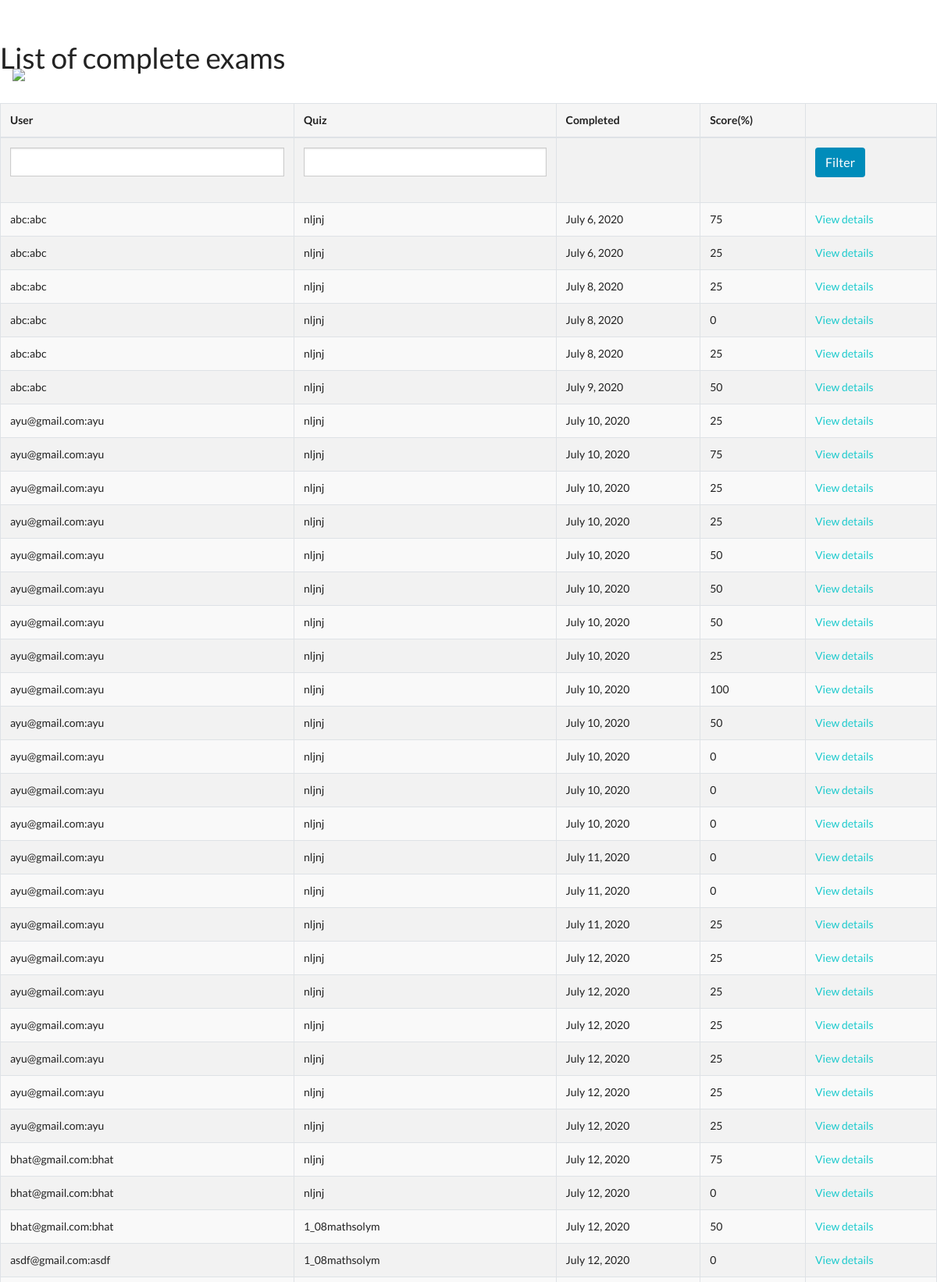
The page /marking/ (signed in, upper part) on the database its author committed.
### quiz/models.py (models this page shows, shortened)
class Sitting(models.Model):
    user = models.ForeignKey(settings.AUTH_USER_MODEL, verbose_name=_("Student"), on_delete=models.CASCADE)
    quiz = models.ForeignKey(Quiz, verbose_name=_("Quiz"), on_delete=models.CASCADE)
    question_order = models.CharField(validators=[validate_comma_separated_integer_list],
        max_length=1024, verbose_name=_("Question Order"))
    question_list = models.CharField(validators=[validate_comma_separated_integer_list],
        max_length=1024, verbose_name=_("Question List"))
    incorrect_questions = models.CharField(validators=[validate_comma_separated_integer_list],
        max_length=1024, blank=True, verbose_name=_("Incorrect questions"))
    current_score = models.IntegerField(verbose_name=_("Current Score"))
    complete = models.BooleanField(default=False, blank=False,
                                   verbose_name=_("Complete"))
    user_answers = models.TextField(blank=True, default='{}',
                                    verbose_name=_("User Answers"))
    start = models.DateTimeField(auto_now_add=True,
                                 verbose_name=_("Start"))
    end = models.DateTimeField(null=True, blank=True, verbose_name=_("End"))
    objects = SittingManager()
    class Meta:
        permissions = (("view_sittings", _("Can see completed exams.")),)
    def _question_ids(self):
        return [int(n) for n in self.question_order.split(',') if n]
    @property
    def get_percent_correct(self):
        dividend = float(self.current_score)
        divisor = len(self._question_ids())
        if divisor < 1:
            return 0
        if dividend > divisor:
            return 100
        correct = int(round((dividend / divisor) * 100))
        if correct >= 1:
            return correct
        else:
            return 0

class Student(AbstractUser):
    id=models.AutoField(primary_key=True)
    ref_code = models.CharField(default="000",max_length=20)
    parent_name = models.CharField(max_length=50)
    dob = models.DateField(null=True)
    country = CountryField()
    address = models.CharField(null=False,max_length=100,default="lane")
    street=models.CharField(max_length=250,default="")
    state= models.CharField(max_length=150,default="")
    school=models.CharField(max_length=100,null=False,default="abc")
    school_state = models.CharField(max_length=100,null=False,default="abc")
    school_address=models.CharField(max_length=100,null=False,default="abc")
    school_city=models.CharField(max_length=100,null=False,default="abc")
    pincode = models.IntegerField(null=False, default=0)
    number = models.IntegerField(null=False, default=0)
    standard = models.CharField(null=False, max_length=10,default=1)
    email = models.CharField(max_length=150, null=False,unique=True)
    email_confirmed = models.BooleanField(default=False)
    first_name = models.CharField(null=False,max_length=150,default="abc")
    last_name= models.CharField(max_length=150)
    mathsolym=models.BooleanField(default=False,null=True)
    scienceolym=models.BooleanField(default=False,null=True)
    englisholym=models.BooleanField(default=False,null=True)
    reasoningolym=models.BooleanField(default=False,null=True)
    cyberolym=models.BooleanField(default=False,null=True)
    generalolym=models.BooleanField(default=False,null=True)
    order_number = models.IntegerField(null=True, default=0)
    final_mathsolym=models.BooleanField(default=False,null=True)
    final_scienceolym=models.BooleanField(default=False,null=True)
    final_englisholym=models.BooleanField(default=False,null=True)
    final_reasoningolym=models.BooleanField(default=False,null=True)
    final_cyberolym=models.BooleanField(default=False,null=True)
    final_generalolym=models.BooleanField(default=False,null= True)
    mathquiz = models.CharField(max_length=100,null=True,default="nil")
    sciencequiz = models.CharField(max_length=100,null=True,default="nil")
    gkquiz = models.CharField(max_length=100,null=True,default="nil")
    cyberquiz = models.CharField(max_length=100,null=True,default="nil")
    reasoningquiz = models.CharField(max_length=100,null=True,default="nil")
    englishquiz = models.CharField(max_length=100,null=True,default="nil")
    mathtime = models.CharField(max_length=100,null=True,default="nil")
    sciencetime = models.CharField(max_length=100,null=True,default="nil")
    gktime = models.CharField(max_length=100,null=True,default="nil")
    cybertime = models.CharField(max_length=100,null=True,default="nil")
    reasoningtime = models.CharField(max_length=100,null=True,default="nil")
    englishtime = models.CharField(max_length=100,null=True,default="nil")
    quiz_to_change = models.CharField(max_length=100,null=True,default="nil")
    idproof = models.ImageField(upload_to='idproof',blank=True,null=True)
    idproof_date=models.CharField(max_length=50,default=None,null=True)
    marksheet = models.ImageField(upload_to='marksheet',
                               blank=True,
                               null=True,
                               )
    marksheet_date=models.CharField(max_length=50,default=None,null=True)
    photograph = models.ImageField(upload_to='photo',
                               blank=True,
                               null=True,
                               )
    photograph_date=models.CharField(max_length=50,default=None,null=True)
    USERNAME_FIELD = 'username'
    REQUIRED_FIELDS = ['email']
    def __str__(self):
        return str(str(self.email)+":"+self.username)

class Quiz(models.Model):
    title = models.CharField(
        verbose_name=_("Title"),
        max_length=60, blank=False)
    url = models.SlugField(
        max_length=60, blank=False,
        help_text=_("a user friendly url"),
        verbose_name=_("user friendly url"))
    category = models.ForeignKey(
        Category, null=True, blank=True,
        verbose_name=_("Category"), on_delete=models.CASCADE)
    standard = models.ForeignKey(
            Standard, null=True, blank=True,
            verbose_name=_("Standard"), on_delete=models.CASCADE)
    random_order = models.BooleanField(
        blank=False, default=False,
        verbose_name=_("Random Order"),
        help_text=_("Display the questions in "
                    "a random order or as they "
                    "are set?"))
    max_questions = models.PositiveIntegerField(
        blank=True, null=True, verbose_name=_("Max Questions"),
        help_text=_("Number of questions to be answered on each attempt."))
    answers_at_end = models.BooleanField(
        blank=False, default=False,
        help_text=_("Correct answer is NOT shown after question."
                    " Answers displayed at the end."),
        verbose_name=_("Answers at end"))
    exam_paper = models.BooleanField(
        blank=False, default=False,
        help_text=_("If yes, the result of each"
                    " attempt by a user will be"
                    " stored. Necessary for marking."),
        verbose_name=_("Exam Paper"))
    single_attempt = models.BooleanField(
        blank=False, default=False,
        help_text=_("If yes, only one attempt by"
                    " a user will be permitted."
                    " Non users cannot sit this exam."),
        verbose_name=_("Single Attempt"))
    pass_mark = models.SmallIntegerField(
        blank=True, default=0,
        verbose_name=_("Pass Mark"),
        help_text=_("Percentage required to pass exam."),
        validators=[MaxValueValidator(100)])
    draft = models.BooleanField(
        blank=True, default=False,
        verbose_name=_("Draft"),
        help_text=_("If yes, the quiz is not displayed"
                    " in the quiz list and can only be"
                    " taken by users who can edit"
                    " quizzes."))
    ispaid =  models.BooleanField(blank=True, default=False, help_text=_("If yes, than  quiz is subscribed by user"))
    ispaid_final =  models.BooleanField(blank=True, default=False, help_text=_("If yes, than  quiz is subscribed by user"))
    class Meta:
        verbose_name = _("Quiz")
        verbose_name_plural = _("Quizzes")
    def __str__(self):
        return self.title

### quiz/views.py (the view)
class QuizMarkingList(QuizMarkerMixin, SittingFilterTitleMixin, ListView):
    model = Sitting
    def get_queryset(self):
        queryset = super(QuizMarkingList, self).get_queryset()\
                                               .filter(complete=True)
        user_filter = self.request.GET.get('user_filter')
        if user_filter:
            queryset = queryset.filter(user__username__icontains=user_filter)
        return queryset
    class Meta:
        pass

### quiz/views.py (called while the page is built)
    @method_decorator(login_required)
    @method_decorator(permission_required('quiz.view_sittings'))
    def dispatch(self, *args, **kwargs):
        return super(QuizMarkerMixin, self).dispatch(*args, **kwargs)

    def get_queryset(self):
        queryset = super(SittingFilterTitleMixin, self).get_queryset()
        quiz_filter = self.request.GET.get('quiz_filter')
        if quiz_filter:
            queryset = queryset.filter(quiz__title__icontains=quiz_filter)
        return queryset

### quiz/templates/quiz/sitting_list.html (shortened to what this page needs)
{% extends 'base.html' %}
{% load i18n %}
{% block body %}
<h2>{% trans "List of complete exams" %}</h2>
    {% if sitting_list %}
		<table class="table table-bordered table-striped">
		  <thead>
			<tr>
			  <th>{% trans "User" %}</th>
			  <th>{% trans "Quiz" %}</th>
			  <th>{% trans "Completed" %}</th>
			  <th>{% trans "Score" %}(%)</th>
			  <th></th>
			</tr>
		  </thead>
		  <tbody>
			<tr>
			  <form action="" method="GET">
				<td><input type="text" name="user_filter" /></td>
				<td><input type="text" name="quiz_filter" /></td>
				<td></td>
				<td></td>
				<td><button type="submit" class="btn btn-default">{% trans "Filter"%}</button></td>
			  </form>
			</tr>
        {% for sitting in sitting_list %}
			<tr>
			  <td>{{ sitting.user }}</td>
			  <td>{{ sitting.quiz }}</td>
			  <td>{{ sitting.end|date }}</td>
			  <td>{{ sitting.get_percent_correct }}</td>
			  <td>
				<a href="{% url 'quiz_marking_detail' pk=sitting.id %}">
				  {% trans "View details" %}
				</a>
			</tr>
        {% endfor %}
		  </tbody>
		</table>
    {% else %}
        <p>{% trans "There are no matching quizzes" %}.</p>
    {% endif %}
{% endblock %}

### static/navbar.css (style rules this page uses)
table { border: none; outline: none; background: transparent; }
table { width: 100%; border: none; }
input[type = "text"],input[type = "tel"],.select-css { font-size:18px; padding:10px 10px 10px 5px; width:100%; border-bottom:1px solid #757575; }
input[type = "text"],input[type = "tel"] { font-size: 18px; }

### static/Style.css (style rules this page uses)
body { padding: 0%; margin: 0%; font-family: 'Lato'; }
*, *::before, *::after { margin: 0; padding:0; box-sizing: border-box; }
html { font-family: 'Roboto',sans-serif; font-size: 10px; height: 100%; }
body { overflow-x: hidden; height: 100%; }

### rows shown on the page
Sitting: user "abc:abc", quiz "nljnj", end "July 6, 2020", get_percent_correct "75"
Sitting: user "abc:abc", quiz "nljnj", end "July 6, 2020", get_percent_correct "25"
Sitting: user "abc:abc", quiz "nljnj", end "July 8, 2020", get_percent_correct "25"
Sitting: user "abc:abc", quiz "nljnj", end "July 8, 2020", get_percent_correct "0"
Sitting: user "abc:abc", quiz "nljnj", end "July 8, 2020", get_percent_correct "25"
Sitting: user "abc:abc", quiz "nljnj", end "July 9, 2020", get_percent_correct "50"
Sitting: user "ayu@gmail.com:ayu", quiz "nljnj", end "July 10, 2020", get_percent_correct "25"
Sitting: user "ayu@gmail.com:ayu", quiz "nljnj", end "July 10, 2020", get_percent_correct "75"
Sitting: user "ayu@gmail.com:ayu", quiz "nljnj", end "July 10, 2020", get_percent_correct "25"
Sitting: user "ayu@gmail.com:ayu", quiz "nljnj", end "July 10, 2020", get_percent_correct "25"
Sitting: user "ayu@gmail.com:ayu", quiz "nljnj", end "July 10, 2020", get_percent_correct "50"
Sitting: user "ayu@gmail.com:ayu", quiz "nljnj", end "July 10, 2020", get_percent_correct "50"
Sitting: user "ayu@gmail.com:ayu", quiz "nljnj", end "July 10, 2020", get_percent_correct "50"
Sitting: user "ayu@gmail.com:ayu", quiz "nljnj", end "July 10, 2020", get_percent_correct "25"
Sitting: user "ayu@gmail.com:ayu", quiz "nljnj", end "July 10, 2020", get_percent_correct "100"
Sitting: user "ayu@gmail.com:ayu", quiz "nljnj", end "July 10, 2020", get_percent_correct "50"
Sitting: user "ayu@gmail.com:ayu", quiz "nljnj", end "July 10, 2020", get_percent_correct "0"
Sitting: user "ayu@gmail.com:ayu", quiz "nljnj", end "July 10, 2020", get_percent_correct "0"
Sitting: user "ayu@gmail.com:ayu", quiz "nljnj", end "July 10, 2020", get_percent_correct "0"
Sitting: user "ayu@gmail.com:ayu", quiz "nljnj", end "July 11, 2020", get_percent_correct "0"
Sitting: user "ayu@gmail.com:ayu", quiz "nljnj", end "July 11, 2020", get_percent_correct "0"
Sitting: user "ayu@gmail.com:ayu", quiz "nljnj", end "July 11, 2020", get_percent_correct "25"
Sitting: user "ayu@gmail.com:ayu", quiz "nljnj", end "July 12, 2020", get_percent_correct "25"
Sitting: user "ayu@gmail.com:ayu", quiz "nljnj", end "July 12, 2020", get_percent_correct "25"
Sitting: user "ayu@gmail.com:ayu", quiz "nljnj", end "July 12, 2020", get_percent_correct "25"
Sitting: user "ayu@gmail.com:ayu", quiz "nljnj", end "July 12, 2020", get_percent_correct "25"
Sitting: user "ayu@gmail.com:ayu", quiz "nljnj", end "July 12, 2020", get_percent_correct "25"
Sitting: user "ayu@gmail.com:ayu", quiz "nljnj", end "July 12, 2020", get_percent_correct "25"
Sitting: user "bhat@gmail.com:bhat", quiz "nljnj", end "July 12, 2020", get_percent_correct "75"
Sitting: user "bhat@gmail.com:bhat", quiz "nljnj", end "July 12, 2020", get_percent_correct "0"
Sitting: user "bhat@gmail.com:bhat", quiz "1_08mathsolym", end "July 12, 2020", get_percent_correct "50"
Sitting: user "asdf@gmail.com:asdf", quiz "1_08mathsolym", end "July 12, 2020", get_percent_correct "0"
